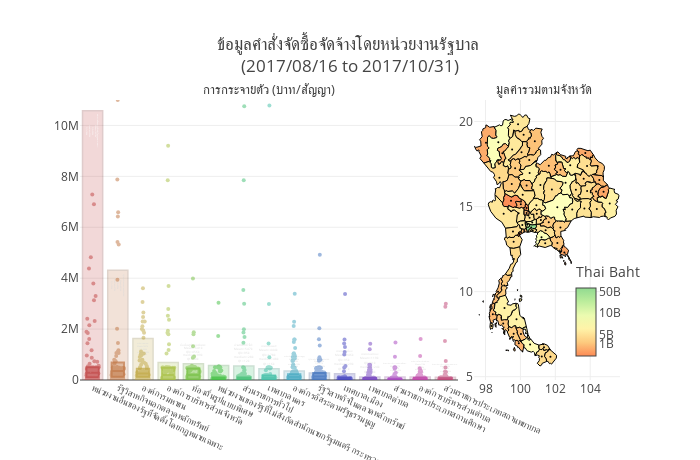

Source (notebook cell):
### Code cell
fig = tools.make_subplots(rows=1, cols=2, specs=[[{}, {}]],
                          subplot_titles=('การกระจายตัว (บาท/สัญญา)', 
                                          'มูลค่ารวมตามจังหวัด'))

# traces were created when plotting the distribution of spending
for e1 in traces:
    fig.append_trace(e1, 1, 1)

# spending by province    
for e1 in plot_data2:
    fig.append_trace(e1, 1, 2)
    
fig['layout'].update(hovermode = 'closest', 
                     height=460, width=700, showlegend=False,
                     title='ข้อมูลคำสั่งจัดซื้อจัดจ้างโดยหน่วยงานรัฐบาล <br>' + 
                     '({} to {})'.format(start_date, end_date),
                     xaxis1 = {'anchor': 'y1', 'domain': [0.0, 0.7]},
                     yaxis1 = {'range': [0, 11e6]},
                     xaxis2 = {'anchor': 'y2', 'domain': [0.73, 1]}
                    )

fig['layout']['annotations'][0]['x'] = 0.35
fig['layout']['annotations'][1]['x'] = 0.86
fig['layout']['annotations'][0]['font'].update({'size': 13})
fig['layout']['annotations'][1]['font'].update({'size': 13})
fig['layout']['xaxis1'].update(showticklabels=True,tickfont=dict(size=9),tickangle=25)

py.iplot(fig)
# py.plot(fig, filename='openningPlot.html')
